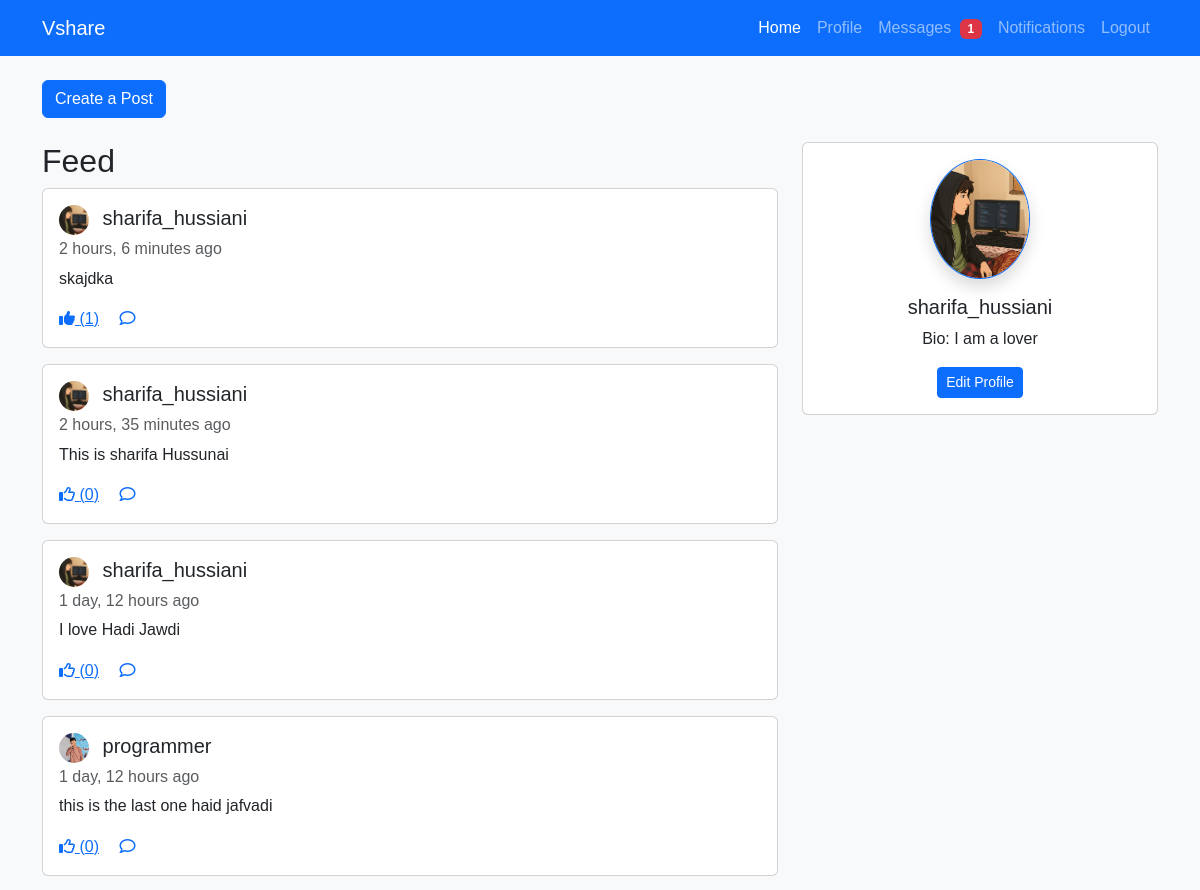
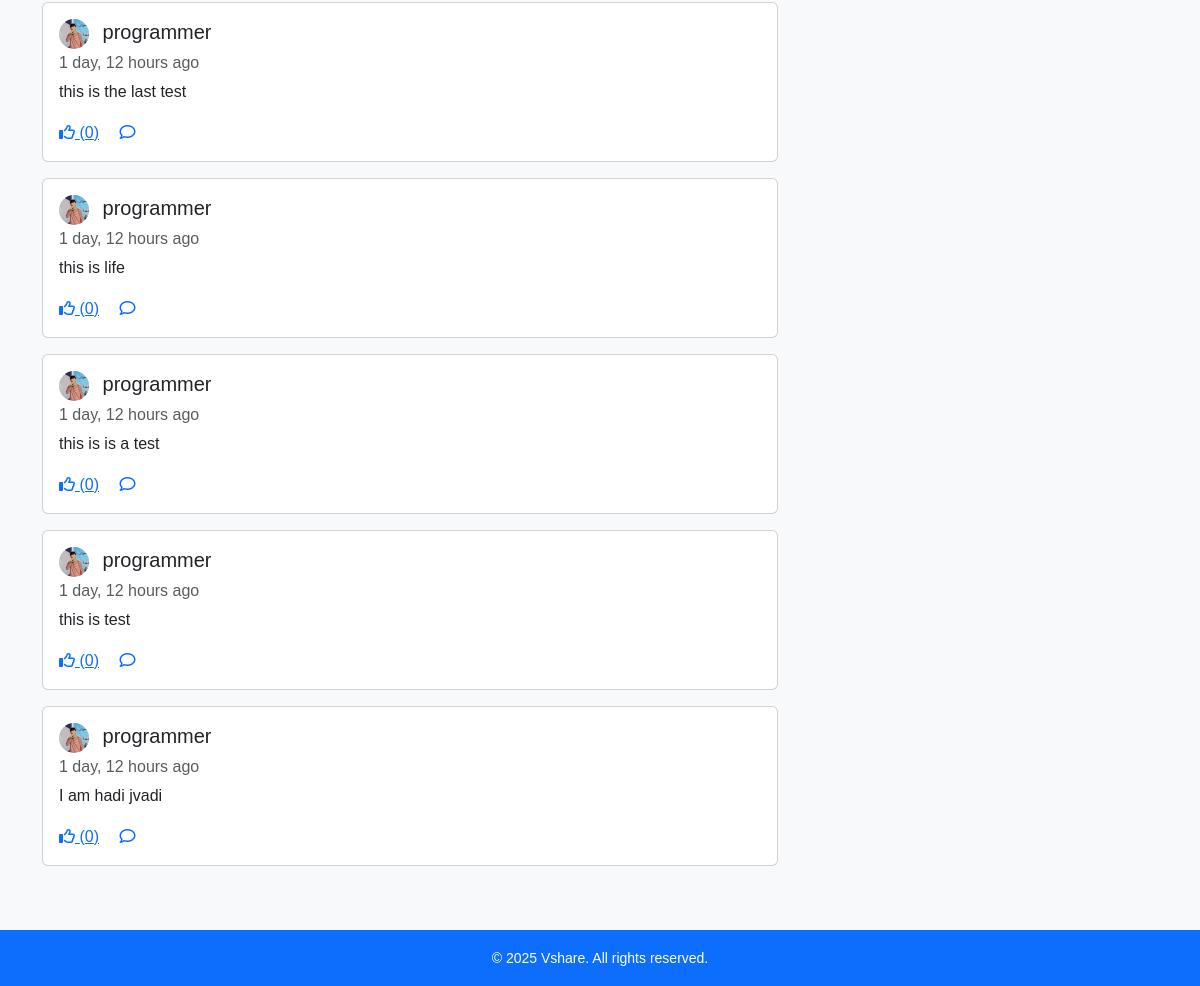
Screenshot of / (signed in) with the database file from the repository (2 pictures, top to bottom).
### main/models_post_like_fixed.py (models this page shows, shortened)
class Post(models.Model):
    author = models.ForeignKey(User, on_delete=models.CASCADE, related_name='posts')
    content = models.TextField()
    created_at = models.DateTimeField(auto_now_add=True)
    likes = models.ManyToManyField(User, related_name='liked_posts', blank=True)
    def total_likes(self):
        return self.likes.count()

### main/models.py (models this page shows, shortened)
class UserProfile(models.Model):
    user = models.OneToOneField(User, on_delete=models.CASCADE, related_name='profile')
    bio = models.TextField(blank=True)
    joined = models.DateTimeField(auto_now_add=True)
    profile_image = models.ImageField(upload_to='profile_images/', blank=True, null=True)

### main/views_post_like.py (the view)
# urls.py: path('', views_post_like.home, name='home'),
@login_required
def home(request):
    user = request.user
    try:
        profile = user.profile
    except UserProfile.DoesNotExist:
        profile = None
    posts = Post.objects.select_related('author__profile').all().order_by('-created_at')
    for post in posts:
        post.user_has_liked = post.likes.filter(id=user.id).exists()
    post_form = PostForm()
    return render(request, 'index_post_like_comment_v2.html', {'profile': profile, 'posts': posts, 'post_form': post_form})

### main/context_processors.py (called while the page is built)
def unread_message_count(request):
    if request.user.is_authenticated:
        count = Message.objects.filter(receiver=request.user, is_read=False).count()
    else:
        count = 0
    return {'unread_message_count': count}

### templates/index_post_like_comment_v2.html (shortened to what this page needs)
{% extends "base.html" %}
{% load static %}
{% block content %}
    <div class="row">
        <div class="col-lg-8 mb-4">
            <a href="{% url 'create_post' %}" class="btn btn-primary">Create a Post</a>
        </div>
        <div id="posts-feed" class="col-lg-8 mb-4">
            <h2>Feed</h2>
            {% for post in posts %}
            <div class="post card mb-3" data-post-id="{{ post.id }}">
                <div class="card-body">
                    <h5 class="card-title">
                        {% if post.author.profile and post.author.profile.profile_image %}
                            <img src="{{ post.author.profile.profile_image.url }}" alt="Profile Image" class="rounded-circle" style="width: 30px; height: 30px; object-fit: cover; margin-right: 8px; vertical-align: middle;">
                        {% else %}
                            <img src="https://via.placeholder.com/30" alt="Profile Image" class="rounded-circle" style="width: 30px; height: 30px; object-fit: cover; margin-right: 8px; vertical-align: middle;">
                        {% endif %}
                        {{ post.author.username }}
                    </h5>
                    <h6 class="card-subtitle mb-2 text-muted">{{ post.created_at|timesince }} ago</h6>
                    <p class="card-text">{{ post.content }}</p>
<button type="button" class="btn btn-link card-link like-button" style="padding: 0; border: none; background: none;" data-liked="{% if post.user_has_liked %}True{% else %}False{% endif %}">
    <i class="fa{% if post.user_has_liked %}s{% else %}r{% endif %} fa-thumbs-up icon-like"></i> (<span class="like-count">{{ post.total_likes }}</span>)
</button>
<button type="button" class="btn btn-link card-link comment-toggle" style="padding: 0; border: none; background: none;">
    <i class="fa-regular fa-comment icon-comment"></i>
</button>
                </div>
            </div>
            {% empty %}
            <p>No posts available.</p>
            {% endfor %}
        </div>
        <div class="col-lg-4">
            <div class="card sticky-top" style="top: 80px;">
                <div class="card-body text-center">
                    {% if profile and profile.profile_image %}
                        <img src="{{ profile.profile_image.url }}" alt="User Avatar" class="rounded-circle img-fluid mb-3 border border-primary shadow" style="max-width: 100px; height: auto;" />
                    {% else %}
                        <img src="https://via.placeholder.com/100" alt="User Avatar" class="rounded-circle img-fluid mb-3 border border-primary shadow" style="max-width: 100px; height: auto;" />
                    {% endif %}
                    <h5 class="card-title">{{ user.username }}</h5>
                    <p class="card-text">Bio: {{ profile.bio|default:"No bio available." }}</p>
                    <a href="{% url 'profile_edit' %}" class="btn btn-primary btn-sm">Edit Profile</a>
                </div>
            </div>
        </div>
    </div>
    <link rel="stylesheet" href="{% static 'styles.css' %}">
{% endblock %}

### static/styles.css (style rules this page uses)
body { font-family: Arial, sans-serif; background-color: #f8f9fa; margin: 0; padding: 0; }

### rows the page displays
Post: author.profile.profile_image (picture), author.username "sharifa_hussiani", created_at "2 hours, 6 minutes", content "skajdka", total_likes "1"
Post: author.profile.profile_image (picture), author.username "sharifa_hussiani", created_at "2 hours, 35 minutes", content "This is sharifa Hussunai", total_likes "0"
Post: author.profile.profile_image (picture), author.username "sharifa_hussiani", created_at "1 day, 12 hours", content "I love Hadi Jawdi", total_likes "0"
Post: author.profile.profile_image (picture), author.username "programmer", created_at "1 day, 12 hours", content "this is the last one haid jafvadi", total_likes "0"
Post: author.profile.profile_image (picture), author.username "programmer", created_at "1 day, 12 hours", content "this is the last test", total_likes "0"
Post: author.profile.profile_image (picture), author.username "programmer", created_at "1 day, 12 hours", content "this is life", total_likes "0"
Post: author.profile.profile_image (picture), author.username "programmer", created_at "1 day, 12 hours", content "this is is a test", total_likes "0"
Post: author.profile.profile_image (picture), author.username "programmer", created_at "1 day, 12 hours", content "this is test", total_likes "0"
Post: author.profile.profile_image (picture), author.username "programmer", created_at "1 day, 12 hours", content "I am hadi jvadi", total_likes "0"
UserProfile: profile_image (picture), bio "I am a lover"

### other values shown
{{ unread_message_count }} "1"
{{ user.username }} "sharifa_hussiani"
